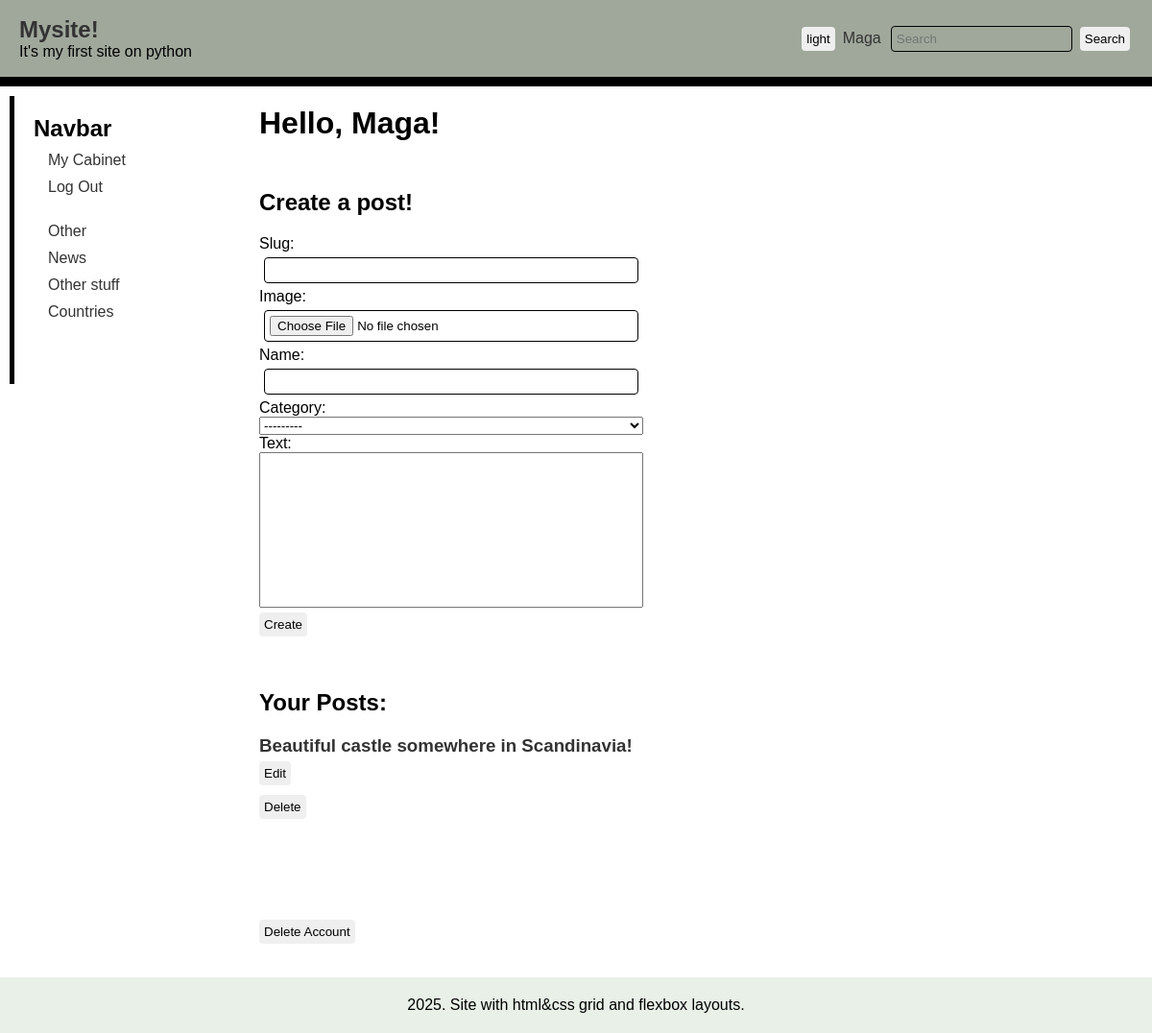
Screenshot of /cabinet/cabinet/TemporaryAuthor/ (signed in) with the database file from the repository.
### main/models.py (models this page shows, shortened)
class Category(models.Model):
    class CategoryType(models.TextChoices):
        COUNTRIES = 'GLC', ('Global countries')
        NEWS = 'NWS', ('Global news')
        OTHER = 'NO', ("Not in list")
    name = models.CharField(max_length=50, unique=True)
    categoryType = models.CharField(max_length=5, choices=CategoryType.choices, default=CategoryType.OTHER)
    def __str__(self) -> str:
        return (f"Category[ID:{self.pk}]: {self.name}; {self.categoryType}")

class Post(models.Model):
    slug = models.CharField(max_length=25, unique=True)
    image = models.ImageField(blank=True)
    name = models.CharField(max_length=99)
    text = models.TextField(blank=True)
    category = models.ForeignKey(Category, on_delete=models.PROTECT)
    author = models.ForeignKey(User, on_delete=models.CASCADE, default=default_author.pk)
    date = models.DateTimeField(auto_now_add=True)
    views = models.IntegerField(default=0)

### cabinet/views.py (the view, shortened to what this page needs)
# urls.py: path('cabinet/', include('cabinet.urls', namespace='cabinet')),
@login_required(redirect_field_name="after", login_url="auth:login")
def cabinet(request, user):
    form = PostAddingForm()
    user_posts = Post.objects.filter(author=request.user.pk)
    if request.POST:
        editPost = request.POST.get("editPost")
        try:
            if editPost:
                p = Post.objects.get(pk=editPost)
                editPostForm = PostAddingForm(instance=p)
                editPost = int(editPost)
        except Exception:
            messages.error(request, "Post not found!")
            return redirect("cabinet:studio", request.user)
    else:
        editPost = 0
        editPostForm = ""
    data = {
        "form": form,
        "posts": user_posts,
        "editPostid": editPost,
        "editPostForm": editPostForm,
    }
    return render(request, "cabinet/cabinet.html", context=data)

### main/forms.py
class PostAddingForm(forms.ModelForm):
    text = forms.CharField(widget=forms.Textarea)
    class Meta:
        model = Post
        fields = ['slug', 'image', 'name', 'category', 'text']

### main/templatetags/category_tags.py (called while the page is built)
@register.inclusion_tag("main/category_tags.html")
def show_categories():
    categories = Category.objects.all()
    return {'categories': categories}

### cabinet/templates/cabinet/cabinet.html (shortened to what this page needs)
{% extends "main/index.html" %}
{% load static %}
{% block style %}
    <link rel="stylesheet" href="{% static 'cabinet/css/cabinet.css' %}">
{% endblock %}
{% block content %}
<main>
    <h1>Hello, {{user.username}}!</h1>
    <form method="POST" enctype="multipart/form-data">
        <h2>Create a post!</h2>
        {{form.as_p}}
        <div><button type="submit" name="postCreatingForm" value="1">Create</button></div>
    </form>
    <h2>Your Posts:</h2>
    {% for p in posts %}
        <div class="cab-post">
            <a href="{% url 'main:post' p.slug %}"><h3>{{ p.name }}</h3></a>
            <form method="POST">{% csrf_token %}<div><button type="submit" name="editPost" value="{{p.pk}}">Edit</button></div></form>
            <form method="POST">{% csrf_token %}<div><button type="submit" name="deletePost" value="{{p.pk}}">Delete</button></div></form>
        </div>
    {% endfor %}
    <form method="POST" class="deleteForm">
        <div><button type="submit" name="deleteAccount" value="1">Delete Account</button></div>
    </form>
</main>
{% endblock content %}

### main/templates/main/index.html (shortened to what this page needs)
{% load static %}
<!DOCTYPE html>
<html lang="en">
<head>
    <link rel="stylesheet" href="{% static 'main/css/style.css' %}">
    {% block style %}{% endblock %}
</head>
<body>
    {% block header %}
    <header>
        <div class="list-header">
            <div class="brand">
                <a href="{% url 'main:home' %}" class="text-decoration-none"><h2 class="navbar-brand fs-2" style="margin:0;padding:0;">Mysite!</h2></a>
                <span>It's my first site on python</span>
            </div>
        </div>
        <section id="menu">
            <button id="themeLight" class="light">light</button>
            <ul>
                {% if user.is_authenticated %}
                <li><a href="#">{{request.user.username}}</a></li>
                {% else %}
                <li><a href="#">Not logged in</a></li>
                {% endif %}
            </ul>
            <form action="{% url 'main:home' %}" method="GET">
                <input type="search" name="search-query" placeholder="Search">
                <button type="submit">Search</button>
            </form>
        </section>
    </header>
    {% endblock %}
    {% block aside %}
    <aside>
        <h2>Navbar</h2>
        <ul>
            {% if user.is_authenticated %}
            <li><a href="{% url 'cabinet:studio' user %}">My Cabinet</a></li>
            <li><a href="{% url 'auth:logout' %}">Log Out</a></li>
            {% else %}
            <li><a href="{% url 'auth:login' %}">Log In</a></li>
            <li><a href="{% url 'auth:signup' %}">Sign Up</a></li>
            {% endif %}
            <br>
            {% load category_tags %}
            {% show_categories %}
        </ul>
    </aside>
    {% endblock %}
    {% block content %}{% endblock %}
    {% block footer %}
    <footer>
        <p>2025. Site with html&css grid and flexbox layouts.</p>
    </footer>
    {% endblock %}
</body>
</html>

### main/templates/main/category_tags.html
{% for cat in categories %}
<li><a href="{% url 'main:category' cat.pk %}">{{ cat.name }}</a></li>
{% endfor %}

### main/static/main/css/style.css (style rules this page uses)
*, *::before, *::after { margin: 0; padding: 0; box-sizing: border-box; }
:root { --clr-bg-main: #ffffff; --clr-bg-header: #a0a89c; --clr-bg-footer: #e8f0e8; --text-font: sans-serif; --clr-text: #000000; --clr-link: #333333; --clr-link-active: #88ee35; }
body { display: grid; grid-template-columns: 250px 1fr; grid-template-rows: 90px 1fr auto auto; grid-template-areas: "header header" "sidebar main" "sidebar comments" "footer footer"; grid-gap: 10px; min-height: 100vh; background-color: var(--clr-bg-main); }
body * { font-family: var(--text-font); }
ul { display: flex; align-items: center; list-style-type: none; }
ul li { margin: 0 5px; }
ul li a { text-decoration: none; color: var(--clr-link); transition: .2s; }
form { display: flex; flex-direction: column; }
input { background-color: transparent; border-radius: 4px; padding: 5px; margin: 5px; border: 1px solid black; }
button { margin: 3px; padding: 5px; border-radius: 4px; border: none; transition: .2s; }
textarea { color: var(--clr-text); }
header { grid-area: header; background-color: var(--clr-bg-header); border-bottom: 10px solid #000; display: flex; align-items: center; padding: 20px; }
header .list-header { display: flex; flex-direction: column; justify-content: center; align-items: start; margin-right: auto; }
header .list-header .brand a { text-decoration: none; color: var(--clr-link); font-family: var(--text-font); }
header section { display: flex; align-items: center; }
header section form { display: flex; flex-direction: row; align-items: center; }
aside { grid-area: sidebar; padding: 20px; max-height: 300px; margin-left: 10px; border-left: 5px solid #000; }
aside ul { flex-direction: column; align-items: start; margin: 10px; }
aside ul li { margin-bottom: 10px; }
main { grid-area: main; padding: 10px; }
footer { grid-area: footer; padding: 20px; background-color: var(--clr-bg-footer); text-align: center; }

### cabinet/static/cabinet/css/cabinet.css (style rules this page uses)
a { text-decoration: none; color: var(--clr-link); font-family: var(--text-font); }
main h2 { margin-top: 50px; margin-bottom: 20px; }
main .deleteForm button { margin-top: 90px; }
main button { margin: 5px 0; }
main form { display: flex; flex-direction: column; max-width: 400px; }
main form p { display: flex; flex-direction: column; }
main form textarea { padding: 5px; resize: none; }
main .cab-post { margin: 10px 0; }

### rows the page displays
Category: name "Other"
Category: name "News"
Category: name "Other stuff"
Category: name "Countries"
Post: name "Beautiful castle somewhere in Scandinavia!", {{ p.pk }} 18 (drawn)

### other values shown
{{ request.user.username }} "Maga"
{{ user.username }} "Maga"
